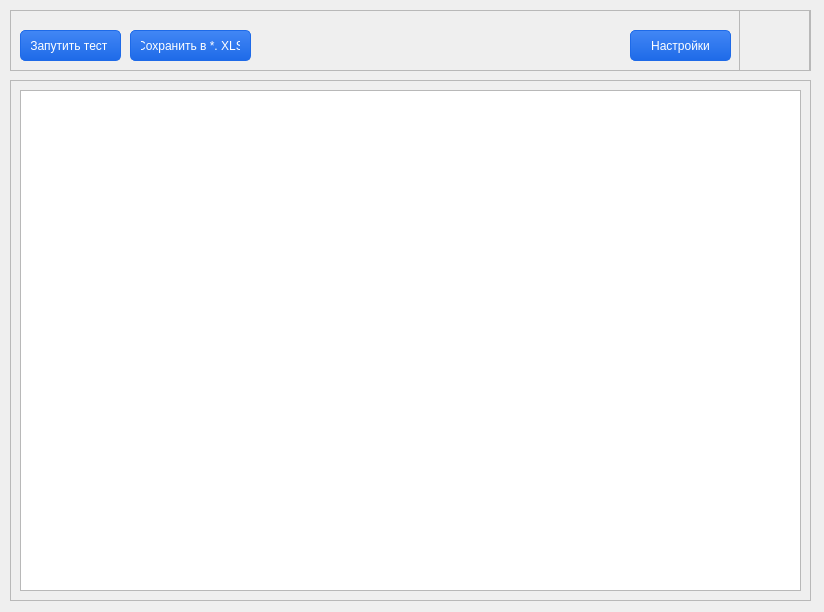
<?xml version="1.0" encoding="UTF-8"?>
<ui version="4.0">
 <class>MainWindow</class>
 <widget class="QMainWindow" name="MainWindow">
  <property name="geometry">
   <rect>
    <x>0</x>
    <y>0</y>
    <width>824</width>
    <height>612</height>
   </rect>
  </property>
  <property name="focusPolicy">
   <enum>Qt::FocusPolicy::StrongFocus</enum>
  </property>
  <property name="contextMenuPolicy">
   <enum>Qt::ContextMenuPolicy::NoContextMenu</enum>
  </property>
  <property name="windowTitle">
   <string>Examer Admin Panel</string>
  </property>
  <widget class="QWidget" name="centralwidget">
   <widget class="QFrame" name="frame">
    <property name="geometry">
     <rect>
      <x>10</x>
      <y>80</y>
      <width>801</width>
      <height>521</height>
     </rect>
    </property>
    <property name="frameShape">
     <enum>QFrame::Shape::StyledPanel</enum>
    </property>
    <property name="frameShadow">
     <enum>QFrame::Shadow::Raised</enum>
    </property>
    <widget class="QTableView" name="tableView">
     <property name="geometry">
      <rect>
       <x>10</x>
       <y>10</y>
       <width>781</width>
       <height>501</height>
      </rect>
     </property>
    </widget>
   </widget>
   <widget class="QFrame" name="frame_2">
    <property name="geometry">
     <rect>
      <x>10</x>
      <y>10</y>
      <width>801</width>
      <height>61</height>
     </rect>
    </property>
    <property name="frameShape">
     <enum>QFrame::Shape::StyledPanel</enum>
    </property>
    <property name="frameShadow">
     <enum>QFrame::Shadow::Raised</enum>
    </property>
    <widget class="QPushButton" name="load_test">
     <property name="geometry">
      <rect>
       <x>10</x>
       <y>20</y>
       <width>101</width>
       <height>31</height>
      </rect>
     </property>
     <property name="styleSheet">
      <string notr="true">QPushButton {
    /* Стиль обычного состояния */
    background-color: qlineargradient(x1:0, y1:0, x2:0, y2:1, stop:0 #4287f5, stop:1 #1e6ae8);
    border: 1px solid #1e6ae8;
    color: white;
    border-radius: 5px;
    padding: 5px 10px;
}

QPushButton:hover {
    /* Стиль при наведении мыши */
    background-color: qlineargradient(x1:0, y1:0, x2:0, y2:1, stop:0 #63a3ff, stop:1 #4287f5);
    border: 1px solid #4287f5;
}

QPushButton:pressed {
    /* Стиль при нажатии */
    background-color: qlineargradient(x1:0, y1:0, x2:0, y2:1, stop:0 #333333, stop:1 #555555);
    border: 1px solid #333333;
}</string>
     </property>
     <property name="text">
      <string>Запутить тест </string>
     </property>
    </widget>
    <widget class="QPushButton" name="settings_button">
     <property name="geometry">
      <rect>
       <x>620</x>
       <y>20</y>
       <width>101</width>
       <height>31</height>
      </rect>
     </property>
     <property name="styleSheet">
      <string notr="true">QPushButton {
    /* Стиль обычного состояния */
    background-color: qlineargradient(x1:0, y1:0, x2:0, y2:1, stop:0 #4287f5, stop:1 #1e6ae8);
    border: 1px solid #1e6ae8;
    color: white;
    border-radius: 5px;
    padding: 5px 10px;
}

QPushButton:hover {
    /* Стиль при наведении мыши */
    background-color: qlineargradient(x1:0, y1:0, x2:0, y2:1, stop:0 #63a3ff, stop:1 #4287f5);
    border: 1px solid #4287f5;
}

QPushButton:pressed {
    /* Стиль при нажатии */
    background-color: qlineargradient(x1:0, y1:0, x2:0, y2:1, stop:0 #333333, stop:1 #555555);
    border: 1px solid #333333;
}</string>
     </property>
     <property name="text">
      <string>Настройки</string>
     </property>
    </widget>
    <widget class="QFrame" name="frame_3">
     <property name="geometry">
      <rect>
       <x>729</x>
       <y>0</y>
       <width>71</width>
       <height>61</height>
      </rect>
     </property>
     <property name="frameShape">
      <enum>QFrame::Shape::StyledPanel</enum>
     </property>
     <property name="frameShadow">
      <enum>QFrame::Shadow::Raised</enum>
     </property>
     <widget class="QLabel" name="label">
      <property name="geometry">
       <rect>
        <x>10</x>
        <y>0</y>
        <width>61</width>
        <height>61</height>
       </rect>
      </property>
      <property name="text">
       <string/>
      </property>
      <property name="pixmap">
       <pixmap resource="res.qrc">:/newPrefix/Ресурс 2@0.5x.png</pixmap>
      </property>
     </widget>
    </widget>
    <widget class="QPushButton" name="save_table">
     <property name="geometry">
      <rect>
       <x>120</x>
       <y>20</y>
       <width>121</width>
       <height>31</height>
      </rect>
     </property>
     <property name="styleSheet">
      <string notr="true">QPushButton {
    /* Стиль обычного состояния */
    background-color: qlineargradient(x1:0, y1:0, x2:0, y2:1, stop:0 #4287f5, stop:1 #1e6ae8);
    border: 1px solid #1e6ae8;
    color: white;
    border-radius: 5px;
    padding: 5px 10px;
}

QPushButton:hover {
    /* Стиль при наведении мыши */
    background-color: qlineargradient(x1:0, y1:0, x2:0, y2:1, stop:0 #63a3ff, stop:1 #4287f5);
    border: 1px solid #4287f5;
}

QPushButton:pressed {
    /* Стиль при нажатии */
    background-color: qlineargradient(x1:0, y1:0, x2:0, y2:1, stop:0 #333333, stop:1 #555555);
    border: 1px solid #333333;
}</string>
     </property>
     <property name="text">
      <string>Сохранить в *.	XLS</string>
     </property>
    </widget>
   </widget>
  </widget>
 </widget>
 <resources>
  <include location="res2.qrc"/>
  <include location="res.qrc"/>
 </resources>
 <connections/>
</ui>
